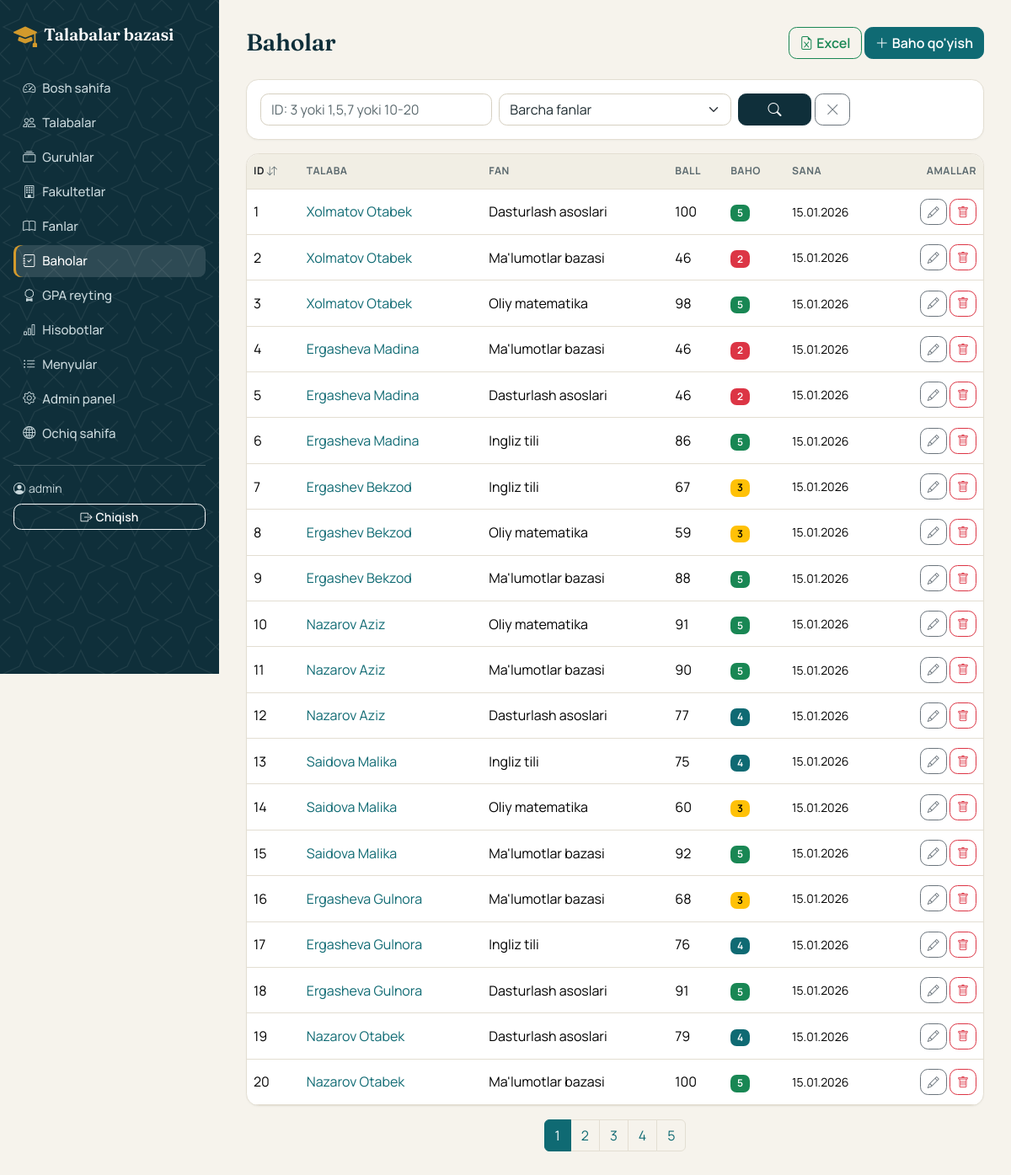
Page /baholar/ (signed in) on the committed database.
### talabalar/models.py (models this page shows, shortened)
class Baho(models.Model):
    talaba = models.ForeignKey(Talaba, on_delete=models.CASCADE, related_name="baholar", verbose_name="Talaba")
    fan = models.ForeignKey(Fan, on_delete=models.PROTECT, related_name="baholar", verbose_name="Fan")
    ball = models.PositiveSmallIntegerField("Ball (0-100)", validators=[MaxValueValidator(100)])
    sana = models.DateField("Sana")
    class Meta:
        verbose_name = "Baho"
        verbose_name_plural = "Baholar"
        ordering = ["-sana"]
        constraints = [models.UniqueConstraint(fields=["talaba", "fan"], name="talaba_fan_unique")]
    @property
    def baho(self):
        return ball_bahosi(self.ball)

class Talaba(models.Model):
    JINS = [("E", "Erkak"), ("A", "Ayol")]
    TALIM_SHAKLI = [("grant", "Davlat granti"), ("kontrakt", "To'lov-kontrakt")]
    HOLAT = [
        ("oqiydi", "O'qiydi"),
        ("akademik", "Akademik ta'tilda"),
        ("chetlashtirilgan", "Chetlashtirilgan"),
        ("bitirgan", "Bitirgan"),
    ]
    familiya = models.CharField("Familiya", max_length=100)
    ism = models.CharField("Ism", max_length=100)
    otasining_ismi = models.CharField("Otasining ismi", max_length=100, blank=True)
    jinsi = models.CharField("Jinsi", max_length=1, choices=JINS)
    tugilgan_sana = models.DateField("Tug'ilgan sana")
    passport = models.CharField(
        "Pasport seriya/raqam",
        max_length=9,
        unique=True,
        validators=[RegexValidator(r"^[A-Z]{2}\d{7}$", "Format: AA1234567")],
    )
    telefon = models.CharField("Telefon", max_length=20, blank=True)
    email = models.EmailField("Email", blank=True)
    manzil = models.CharField("Manzil", max_length=255, blank=True)
    guruh = models.ForeignKey(Guruh, on_delete=models.PROTECT, related_name="talabalar", verbose_name="Guruh")
    qabul_yili = models.PositiveSmallIntegerField("Qabul yili")
    talim_shakli = models.CharField("Ta'lim shakli", max_length=10, choices=TALIM_SHAKLI, default="grant")
    holati = models.CharField("Holati", max_length=20, choices=HOLAT, default="oqiydi")
    yaratilgan = models.DateTimeField(auto_now_add=True)
    class Meta:
        verbose_name = "Talaba"
        verbose_name_plural = "Talabalar"
        ordering = ["familiya", "ism"]
    def get_absolute_url(self):
        return reverse("talaba_detail", args=[self.pk])

class Fan(models.Model):
    nomi = models.CharField("Fan nomi", max_length=150, unique=True)
    kredit = models.PositiveSmallIntegerField("Kredit", default=4)
    semestr = models.PositiveSmallIntegerField(
        "Semestr", validators=[MinValueValidator(1), MaxValueValidator(12)], default=1
    )
    oqituvchi = models.CharField("O'qituvchi", max_length=150, blank=True)
    class Meta:
        verbose_name = "Fan"
        verbose_name_plural = "Fanlar"
        ordering = ["semestr", "nomi"]
    def __str__(self):
        return self.nomi

### talabalar/views.py (the view)
# urls.py: path("baholar/", views.BahoList.as_view(), name="baho_list"),
class BahoList(IdRoyxatMixin, ListView):
    template_name = "talabalar/baho_list.html"
    paginate_by = 20
    queryset = Baho.objects.select_related("talaba", "fan")
    def get_queryset(self):
        qs = super().get_queryset()
        if fan := self.request.GET.get("fan"):
            qs = qs.filter(fan_id=fan)
        return qs
    def get_context_data(self, **kwargs):
        ctx = super().get_context_data(**kwargs)
        ctx["fanlar"] = Fan.objects.all()
        ctx["tanlangan_fan"] = self.request.GET.get("fan", "")
        return ctx

### talabalar/context_processors.py (called while the page is built)
def menyular(request):
    return {"menyular": Menyu.objects.all(), "vaqtinchalik_baza": settings.VERCEL}

### talabalar/models.py (called while the page is built)
def ball_bahosi(ball):
    if ball >= 86:
        return 5
    if ball >= 71:
        return 4
    if ball >= 55:
        return 3
    return 2

### talabalar/views.py (called while the page is built)
    def get_queryset(self):
        qs = super().get_queryset()
        g = self.request.GET
        if matn := g.get("id", "").strip():
            shart = id_sharti(matn)
            if shart is None:
                messages.error(self.request, "ID noto'g'ri kiritildi. Namuna: 3 yoki 1,5,7 yoki 10-20")
                return qs.none()
            qs = qs.filter(shart)
        if g.get("tartib") in ("id", "-id"):
            qs = qs.order_by(g["tartib"])
        return qs

    def get_context_data(self, **kwargs):
        ctx = super().get_context_data(**kwargs)
        params = self.request.GET.copy()
        params.pop("page", None)
        querystring = params.urlencode()
        params.pop("tartib", None)
        ctx.update(
            filtr=self.request.GET,
            querystring=querystring,
            tartibsiz_querystring=params.urlencode(),
            keyingi_tartib="-id" if self.request.GET.get("tartib") == "id" else "id",
        )
        return ctx

### talabalar/templates/talabalar/baho_list.html (shortened to what this page needs)
{% extends "talabalar/base.html" %}
{% block content %}
<div class="d-flex flex-wrap gap-2 justify-content-between align-items-center mb-4">
  <h3 class="mb-0">Baholar</h3>
  <div>
    <a href="{% url 'baho_eksport' %}{% if querystring %}?{{ querystring }}{% endif %}" class="btn btn-outline-success"><i class="bi bi-file-earmark-excel me-1"></i>Excel</a>
    <a href="{% url 'baho_create' %}" class="btn btn-primary"><i class="bi bi-plus-lg me-1"></i>Baho qo'yish</a>
  </div>
</div>
<form method="get" class="card p-3 mb-3"><div class="row g-2">
  <div class="col-md-4"><input type="text" name="id" value="{{ filtr.id }}" class="form-control" placeholder="ID: 3 yoki 1,5,7 yoki 10-20"></div>
  <div class="col-md-4"><select name="fan" class="form-select" onchange="this.form.submit()">
    <option value="">Barcha fanlar</option>
  </select></div>
  <div class="col-md-2 d-flex gap-1">
    <button class="btn btn-dark w-100" title="Qidirish" aria-label="Qidirish"><i class="bi bi-search"></i></button>
    <a href="{% url 'baho_list' %}" class="btn btn-outline-secondary" title="Tozalash" aria-label="Tozalash"><i class="bi bi-x-lg"></i></a>
  </div>
</div></form>
<div class="card"><div class="table-responsive">
  <table class="table table-hover align-middle mb-0">
    <thead class="table-light"><tr>{% include "talabalar/_id_sarlavha.html" %}<th>Talaba</th><th>Fan</th><th>Ball</th><th>Baho</th><th>Sana</th><th class="text-end">Amallar</th></tr></thead>
    <tbody>
    {% for b in object_list %}
      <tr>
        <td>{{ b.pk }}</td>
        <td><a href="{{ b.talaba.get_absolute_url }}" class="text-decoration-none">{{ b.talaba.familiya }} {{ b.talaba.ism }}</a></td>
        <td>{{ b.fan }}</td><td>{{ b.ball }}</td>
        <td><span class="badge {% if b.baho == 5 %}text-bg-success{% elif b.baho == 4 %}text-bg-primary{% elif b.baho == 3 %}text-bg-warning{% else %}text-bg-danger{% endif %}">{{ b.baho }}</span></td>
        <td class="small">{{ b.sana|date:"d.m.Y" }}</td>
        <td class="text-end text-nowrap">
          <a href="{% url 'baho_update' b.pk %}" class="btn btn-sm btn-outline-secondary" title="Tahrirlash" aria-label="Tahrirlash"><i class="bi bi-pencil"></i></a>
          <a href="{% url 'baho_delete' b.pk %}" class="btn btn-sm btn-outline-danger" title="O'chirish" aria-label="O'chirish"><i class="bi bi-trash"></i></a>
        </td>
      </tr>
    {% empty %}<tr><td colspan="7" class="text-center text-muted py-4">Baholar yo'q</td></tr>{% endfor %}
    </tbody>
  </table>
</div></div>
{% if is_paginated %}
<nav class="mt-3"><ul class="pagination justify-content-center">
  {% for n in paginator.page_range %}
    <li class="page-item {% if n == page_obj.number %}active{% endif %}"><a class="page-link" href="?page={{ n }}{% if querystring %}&{{ querystring }}{% endif %}">{{ n }}</a></li>
  {% endfor %}
</ul></nav>
{% endif %}
{% endblock %}

### talabalar/templates/talabalar/base.html (shortened to what this page needs)
<!doctype html>
<html lang="uz">
<head>
  {% include "talabalar/_bosh_qism.html" %}
</head>
<body>
<div class="ilova">
  <nav class="yon-panel offcanvas-md offcanvas-start" tabindex="-1" id="yonPanel" aria-label="Asosiy menyu">
    <div class="yon-ichki">
      <div class="d-flex align-items-center justify-content-between mb-4">
        <a href="{% url 'bosh_sahifa' %}" class="d-flex align-items-center text-white text-decoration-none">
          <i class="bi bi-mortarboard-fill tamgha fs-3 me-2"></i><span class="sarlavha-shrift text-white fs-5">Talabalar bazasi</span>
        </a>
      </div>
      {% with u=request.resolver_match.url_name %}
      <ul class="nav flex-column">
        <li><a class="nav-link {% if u == 'bosh_sahifa' %}active{% endif %}" href="{% url 'bosh_sahifa' %}"><i class="bi bi-speedometer2 me-2"></i>Bosh sahifa</a></li>
        <li><a class="nav-link {% if 'talaba' in u %}active{% endif %}" href="{% url 'talaba_list' %}"><i class="bi bi-people me-2"></i>Talabalar</a></li>
        <li><a class="nav-link {% if 'guruh' in u %}active{% endif %}" href="{% url 'guruh_list' %}"><i class="bi bi-collection me-2"></i>Guruhlar</a></li>
        <li><a class="nav-link {% if 'fakultet' in u %}active{% endif %}" href="{% url 'fakultet_list' %}"><i class="bi bi-building me-2"></i>Fakultetlar</a></li>
        <li><a class="nav-link {% if 'fan' in u %}active{% endif %}" href="{% url 'fan_list' %}"><i class="bi bi-book me-2"></i>Fanlar</a></li>
        <li><a class="nav-link {% if 'baho' in u %}active{% endif %}" href="{% url 'baho_list' %}"><i class="bi bi-journal-check me-2"></i>Baholar</a></li>
        <li><a class="nav-link {% if u == 'gpa_reyting' %}active{% endif %}" href="{% url 'gpa_reyting' %}"><i class="bi bi-award me-2"></i>GPA reyting</a></li>
        <li><a class="nav-link {% if u == 'hisobotlar' %}active{% endif %}" href="{% url 'hisobotlar' %}"><i class="bi bi-bar-chart me-2"></i>Hisobotlar</a></li>
        <li><a class="nav-link {% if 'menyu' in u %}active{% endif %}" href="{% url 'menyu_list' %}"><i class="bi bi-list-ul me-2"></i>Menyular</a></li>
        <li><a class="nav-link" href="{% url 'admin_panel' %}"><i class="bi bi-gear me-2"></i>Admin panel</a></li>
        <li><a class="nav-link" href="{% url 'ochiq_sahifa' %}"><i class="bi bi-globe2 me-2"></i>Ochiq sahifa</a></li>
      </ul>
      {% endwith %}
      <div class="mt-auto pt-3">
        <hr class="mt-0">
        <div class="foydalanuvchi mb-2"><i class="bi bi-person-circle me-1"></i>{{ user.username }}</div>
        <form method="post" action="{% url 'logout' %}">{% csrf_token %}
          <button class="btn btn-sm btn-outline-light w-100"><i class="bi bi-box-arrow-right me-1"></i>Chiqish</button>
        </form>
      </div>
    </div>
  </nav>
  <main class="ilova-asosiy">
    {% block content %}{% endblock %}
  </main>
</div>
</body>
</html>

### talabalar/static/talabalar/style.css (style rules this page uses)
:root { --siyoh: #0f2f3a; --siyoh-2: #174452; --moviy: #0f6a73; --moviy-to: #0b555d; --moviy-och: #dcecec; --oltin: #d39a2c; --qogoz: #f6f3ec; --sirt: #ffffff; --chiziq: #e3ded2; --matn: #1d2b30; --xira: #5d6b70; --bs-body-font-family: "Manrope", system-ui, -apple-system, "Segoe UI", sans-serif; --bs-body-bg: var(--qogoz); --bs-body-color: var(--matn); --bs-border-color: var(--chiziq); --bs-link-color: var(--moviy); --bs-link-color-rgb: 15, 106, 115; --bs-link-hover-color: var(--moviy-to); --bs-link-hover-color-rgb: 11, 85, 93; --bs-secondary-color: var(--xira); --bs-primary-rgb: 15, 106, 115; --bs-primary-bg-subtle: var(--moviy-och); --bs-primary-text-emphasis: var(--moviy-to); }
h1, h2, h3, .sarlavha-shrift { font-family: "Fraunces", Georgia, serif; font-weight: 600; letter-spacing: -.01em; color: var(--siyoh); }
.btn { font-weight: 600; border-radius: .6rem; }
.btn-primary { --bs-btn-bg: var(--moviy); --bs-btn-border-color: var(--moviy); --bs-btn-hover-bg: var(--moviy-to); --bs-btn-hover-border-color: var(--moviy-to); --bs-btn-active-bg: var(--moviy-to); --bs-btn-active-border-color: var(--moviy-to); --bs-btn-disabled-bg: var(--moviy); --bs-btn-disabled-border-color: var(--moviy); }
.btn-dark { --bs-btn-bg: var(--siyoh); --bs-btn-border-color: var(--siyoh); --bs-btn-hover-bg: var(--siyoh-2); --bs-btn-hover-border-color: var(--siyoh-2); }
.card { --bs-card-bg: var(--sirt); border: 1px solid var(--chiziq); border-radius: .9rem; box-shadow: 0 1px 2px rgba(15, 47, 58, .04); }
.card > .table-responsive { border-radius: .9rem; }
.table { --bs-table-bg: transparent; --bs-table-hover-bg: #f4f1e8; margin-bottom: 0; }
.table > :not(caption) > * > * { padding-top: .7rem; padding-bottom: .7rem; }
.table thead th, .table-light th { --bs-table-bg: #f1eee4; color: var(--xira); font-size: .76rem; font-weight: 700; letter-spacing: .04em; text-transform: uppercase; border-bottom: 1px solid var(--chiziq); }
.form-control, .form-select { border-radius: .6rem; border-color: #d6d0c1; background-color: var(--sirt); }
.badge { font-weight: 600; border-radius: .45rem; }
.page-link { color: var(--moviy); }
.active > .page-link { background: var(--moviy); border-color: var(--moviy); }
.ilova { display: flex; min-height: 100vh; }
.ilova-asosiy { flex: 1; min-width: 0; padding: 2rem; }
.yon-panel { --bs-offcanvas-width: 260px; --bs-offcanvas-bg: var(--siyoh); background: var(--siyoh) var(--naqsh) !important; color: #fff; }
.yon-ichki { padding: 1.25rem 1rem; display: flex; flex-direction: column; flex: 1; width: 100%; }
.yon-panel .nav-link { color: #c9d8dc; border-radius: .55rem; padding: .5rem .7rem; margin-bottom: .15rem; font-weight: 500; font-size: .94rem; }
.yon-panel .nav-link.active { background: rgba(255, 255, 255, .13); color: #fff; box-shadow: inset 3px 0 0 var(--oltin); }
.yon-panel .foydalanuvchi { color: #c9d8dc; font-size: .875rem; }
.yon-panel hr { border-color: rgba(255, 255, 255, .2); opacity: 1; }
.tamgha { color: var(--oltin); }
@media (min-width: 768px) { .yon-panel { flex: 0 0 260px; width: 260px; position: sticky; top: 0; height: 100vh; overflow-y: auto; } }

### rows in the picture
Baho: pk "1", talaba.familiya "Xolmatov", talaba.ism "Otabek", fan "Dasturlash asoslari", ball "100", baho "5", sana "15.01.2026"
Baho: pk "2", talaba.familiya "Xolmatov", talaba.ism "Otabek", fan "Ma'lumotlar bazasi", ball "46", baho "2", sana "15.01.2026"
Baho: pk "3", talaba.familiya "Xolmatov", talaba.ism "Otabek", fan "Oliy matematika", ball "98", baho "5", sana "15.01.2026"
Baho: pk "4", talaba.familiya "Ergasheva", talaba.ism "Madina", fan "Ma'lumotlar bazasi", ball "46", baho "2", sana "15.01.2026"
Baho: pk "5", talaba.familiya "Ergasheva", talaba.ism "Madina", fan "Dasturlash asoslari", ball "46", baho "2", sana "15.01.2026"
Baho: pk "6", talaba.familiya "Ergasheva", talaba.ism "Madina", fan "Ingliz tili", ball "86", baho "5", sana "15.01.2026"
Baho: pk "7", talaba.familiya "Ergashev", talaba.ism "Bekzod", fan "Ingliz tili", ball "67", baho "3", sana "15.01.2026"
Baho: pk "8", talaba.familiya "Ergashev", talaba.ism "Bekzod", fan "Oliy matematika", ball "59", baho "3", sana "15.01.2026"
Baho: pk "9", talaba.familiya "Ergashev", talaba.ism "Bekzod", fan "Ma'lumotlar bazasi", ball "88", baho "5", sana "15.01.2026"
Baho: pk "10", talaba.familiya "Nazarov", talaba.ism "Aziz", fan "Oliy matematika", ball "91", baho "5", sana "15.01.2026"
Baho: pk "11", talaba.familiya "Nazarov", talaba.ism "Aziz", fan "Ma'lumotlar bazasi", ball "90", baho "5", sana "15.01.2026"
Baho: pk "12", talaba.familiya "Nazarov", talaba.ism "Aziz", fan "Dasturlash asoslari", ball "77", baho "4", sana "15.01.2026"
Baho: pk "13", talaba.familiya "Saidova", talaba.ism "Malika", fan "Ingliz tili", ball "75", baho "4", sana "15.01.2026"
Baho: pk "14", talaba.familiya "Saidova", talaba.ism "Malika", fan "Oliy matematika", ball "60", baho "3", sana "15.01.2026"
Baho: pk "15", talaba.familiya "Saidova", talaba.ism "Malika", fan "Ma'lumotlar bazasi", ball "92", baho "5", sana "15.01.2026"
Baho: pk "16", talaba.familiya "Ergasheva", talaba.ism "Gulnora", fan "Ma'lumotlar bazasi", ball "68", baho "3", sana "15.01.2026"
Baho: pk "17", talaba.familiya "Ergasheva", talaba.ism "Gulnora", fan "Ingliz tili", ball "76", baho "4", sana "15.01.2026"
Baho: pk "18", talaba.familiya "Ergasheva", talaba.ism "Gulnora", fan "Dasturlash asoslari", ball "91", baho "5", sana "15.01.2026"
Baho: pk "19", talaba.familiya "Nazarov", talaba.ism "Otabek", fan "Dasturlash asoslari", ball "79", baho "4", sana "15.01.2026"
Baho: pk "20", talaba.familiya "Nazarov", talaba.ism "Otabek", fan "Ma'lumotlar bazasi", ball "100", baho "5", sana "15.01.2026"

### other values in the picture
{{ user.username }} "admin"
{{ n }} "1" "2" "3" "4" "5"
